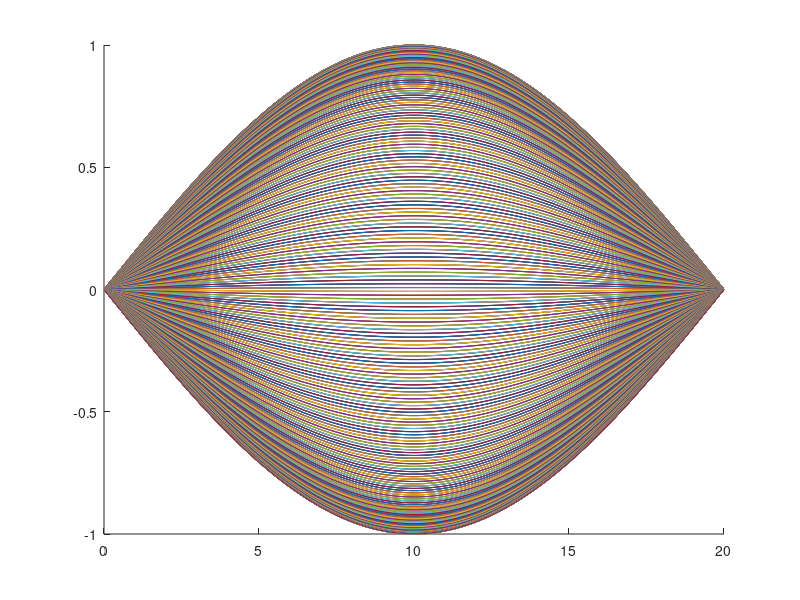
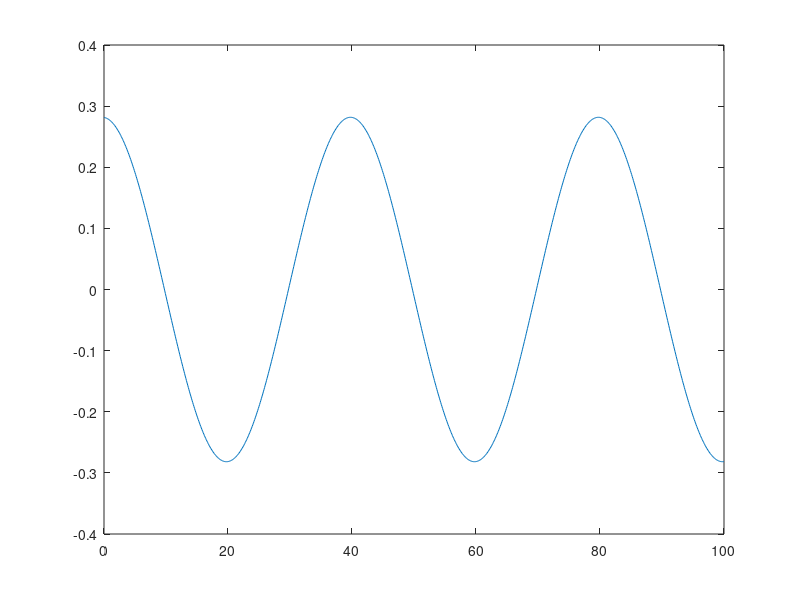

These charts were generated, in order, by the following MATLAB code:
%  Si risolva il problema di una corda vibrante di lunghezza L = 20 m che all’istante t = 0 ha la
% forma y = sin[π(x/L)]. Gli estremi restano vincolati a y = 0 durante il moto. La velocit`a di propagazione `e
% v = 1 m/s. Si disegni l’andamento del punto centrale (y per x = L/2) in funzione del tempo.
clc
close all;
clear all;
%-------------------------------------------------------------------------%
N = 100;
L = 20;
x= linspace(0,L,N);
dx = x(2)-x(1); %step
v = 1;
k=pi/L;
t=0;
tmax=100;
dt=0.1;
c= v*(dt/dx); %CFL condition
Y=sin(k*x);
Y0=sin(k*x);
Y(1)=0;
Y(N)=0;

%condizione derivata
Y(2:N-1) = Y(2:N-1) + c*c.*(Y(3:N)+Y(1:N-2)-2.*Y(2:N-1));
Y1=Y;

x1=[];
x2=[];
i=0;
while(t<tmax)
    i = i+1;
    Y(2:N-1) = 2.*Y1(2:N-1) - Y0(2:N-1) + c*c.*(Y1(3:N)+Y1(1:N-2)-2.*Y1(2:N-1));
    Y0=Y1;
    Y1=Y;
    Y(1)=0;
    Y(N)=0;
    hold on;
    figure(1);
    ylim([-1 1]);
    plot(x,Y);
    drawnow limitrate;
    x1(i) = t;
    x2(i) = Y(L/2); %punto centrale
    t=t+dt;
end

figure(2);
plot(x1,x2);
hold off;
